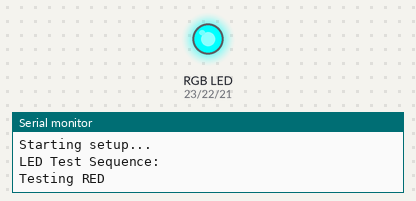
A sketch run on a simulated ESP32. Shown: an RGB LED mixed from three pins (HIGH = lit), the last lines printed to the serial monitor. WiFi joins after 1.5 s; servers stay silent unless stated.

Above: at 0.1 s.
At 1.1 s:
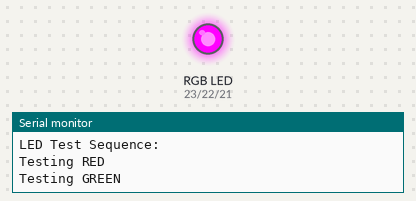
At 2.1 s:
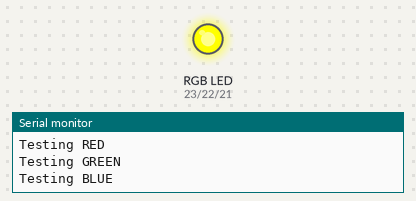
At 3.1 s:
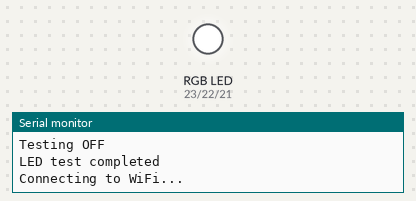
Timing chart, 0 to 4.6 s (numbered marks = the images above):
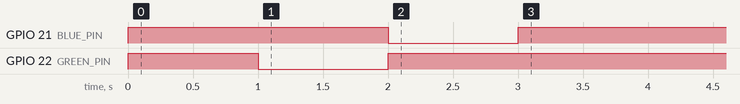

The sketch:

sketch.ino
```cpp
#include <WiFi.h>
#include <HTTPClient.h>
#include <ArduinoJson.h>

// Піни для підключення RGB світлодіода
#define RED_PIN 23
#define GREEN_PIN 22
#define BLUE_PIN 21

// Налаштування WiFi мережі
const char* ssid = "Wokwi-GUEST";
const char* password = "";

// URL-адреси для взаємодії з сервером
const char* baseUrl = "http://bbdb-46-150-86-71.ngrok-free.app/api";
const char* statusUrl = "http://bbdb-46-150-86-71.ngrok-free.app/api/iot/status";
const char* statisticsUrl = "http://bbdb-46-150-86-71.ngrok-free.app/api/iot/statistics";

// Функція встановлення кольору світлодіода
void setColor(bool red, bool green, bool blue) {
  digitalWrite(RED_PIN, red ? LOW : HIGH);
  digitalWrite(GREEN_PIN, green ? LOW : HIGH);
  digitalWrite(BLUE_PIN, blue ? LOW : HIGH);
}
// Підключення до WiFi мережі
void setup_wifi() {
  Serial.println("Connecting to WiFi...");
  WiFi.begin(ssid, password);

  while (WiFi.status() != WL_CONNECTED) {
    delay(500);
    Serial.print(".");
  }

  Serial.println("\nWiFi connected");
  Serial.print("IP address: ");
  Serial.println(WiFi.localIP());
}

// Розрахунок та відображення ефективності роботи системи
void calculateEfficiency(float successRate) {
    Serial.print("Processing success rate: ");
    Serial.print(successRate);
    Serial.println("%");

    if (successRate >= 80) {
        setColor(false, true, false);
        Serial.println("High efficiency - GREEN");
    }
    else if (successRate >= 50) {
        setColor(true, true, false);
        Serial.println("Medium efficiency - YELLOW");
    }
    else {
        setColor(true, false, false);
        Serial.println("Low efficiency - RED");
    }
}

// Перевірка та відображення статусу поточного замовлення
void checkOrderStatus() {
  if (WiFi.status() == WL_CONNECTED) {
    HTTPClient http;

    Serial.print("Checking order status at: ");
    Serial.println(statusUrl);

    http.begin(statusUrl);
    http.addHeader("Accept", "application/json");

    int httpCode = http.GET();
    Serial.print("Status HTTP Response code: ");
    Serial.println(httpCode);

    if (httpCode == HTTP_CODE_OK) {
      String response = http.getString();
      Serial.print("Status response: ");
      Serial.println(response);

      // Зміна кольору світлодіода відповідно до статусу
      if (response.indexOf("\"status\":\"rejected\"") >= 0) {
        setColor(true, false, false);
        Serial.println("Order Status: REJECTED (RED)");
      }
      else if (response.indexOf("\"status\":\"accepted\"") >= 0) {
        setColor(false, true, false);
        Serial.println("Order Status: ACCEPTED (GREEN)");
      }
      else if (response.indexOf("\"status\":\"processing\"") >= 0) {
        setColor(false, false, true);
        Serial.println("Order Status: PROCESSING (BLUE)");
      }
      else if (response.indexOf("\"status\":\"preparing\"") >= 0) {
        setColor(true, true, false);
        Serial.println("Order Status: PREPARING (YELLOW)");
      }
      else if (response.indexOf("\"status\":\"ready\"") >= 0) {
        setColor(true, true, true);
        Serial.println("Order Status: READY (WHITE)");
      }
    }

    http.end();
    Serial.println("--------------------");
  }
}

// Перевірка статистики та ефективності системи
void checkStatistics() {
    if (WiFi.status() == WL_CONNECTED) {
        HTTPClient http;

        Serial.print("Checking statistics at: ");
        Serial.println(statisticsUrl);

        http.begin(statisticsUrl);
        http.addHeader("Accept", "application/json");

        int httpCode = http.GET();
        Serial.print("Statistics HTTP Response code: ");
        Serial.println(httpCode);

        if (httpCode == HTTP_CODE_OK) {
            String response = http.getString();
            Serial.print("Statistics response: ");
            Serial.println(response);

            DynamicJsonDocument doc(1024);
            DeserializationError error = deserializeJson(doc, response);

            if (!error) {
                float successRate = doc["successRate"];
                float avgProcessingTime = doc["averageProcessingTime"];

                calculateEfficiency(successRate);

                Serial.print("Average Processing Time: ");
                Serial.print(avgProcessingTime);
                Serial.println(" seconds");
            } else {
                Serial.print("JSON parsing failed: ");
                Serial.println(error.c_str());
            }
        }

        http.end();
        Serial.println("--------------------");
    }
}

// Ініціалізація пристрою
void setup() {
  Serial.begin(115200);
  Serial.println("Starting setup...");

  pinMode(RED_PIN, OUTPUT);
  pinMode(GREEN_PIN, OUTPUT);
  pinMode(BLUE_PIN, OUTPUT);

  Serial.println("LED Test Sequence:");

  Serial.println("Testing RED");
  setColor(true, false, false);
  delay(1000);

  Serial.println("Testing GREEN");
  setColor(false, true, false);
  delay(1000);

  Serial.println("Testing BLUE");
  setColor(false, false, true);
  delay(1000);

  Serial.println("Testing OFF");
  setColor(false, false, false);

  Serial.println("LED test completed");

  setup_wifi();
}

// Головний цикл роботи
void loop() {
    checkOrderStatus();
    delay(2500);
    checkStatistics();
    delay(2500);
}
```
